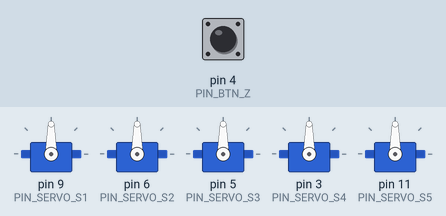
Simulated run of this sketch. Board: Arduino Uno, built with avr-gcc and run on an emulated ATmega328P. Parts: 5 × servo. The test bench sets the inputs (shaded band); at power-on: pin 4 (PIN_BTN_Z) HIGH. What the sketch prints to the serial monitor is not drawn.

Above: at 1.8 s.
1.9 s: pin 4 (PIN_BTN_Z) pulled LOW for 0.15 s
At 4.8 s:
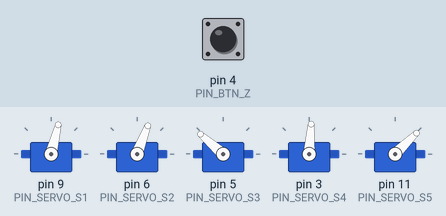
At 20.4 s:
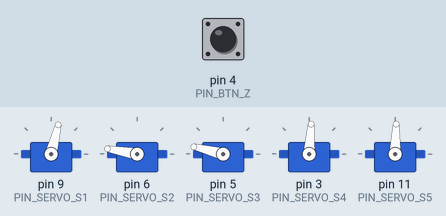
Timing chart, 0 to 21.4 s (numbered marks = the images above; inputs shaded):
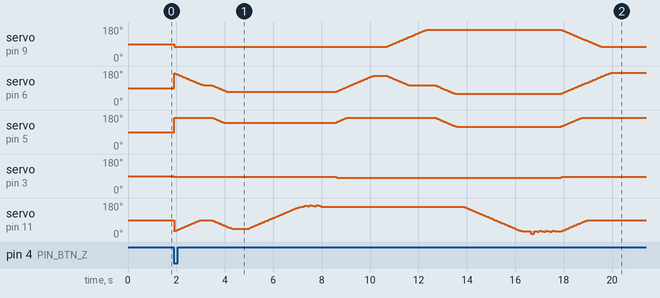

The sketch:

robot_arm.ino
```cpp
/*******************************************************
 * 5-DOF Robot Arm — Sequence Runner (Fruit Pick path)
 * (Button trigger + Strong Grip + Strong Open + Anti-buzz)
 *
 * Fixes:
 *  - No motion on boot (no setAll in setup)
 *  - Ignore button for 1s after boot (debounce/glitch guard)
 *  - FP3 pose == FP2 (S1~S4), so no dip before gripping
 *  - Start without forcing TUCK (avoid bumping fruit)
 *
 * Serial: 115200  (Serial Monitor: No line ending)
 *******************************************************/
#include <Servo.h>

// ===== Feature Switches =====
#define S5_DETACH_AFTER_GRIP 1   // 1=잡은 뒤 집게 PWM 완전 끊기(무음)
#define USE_BUTTON_TRIGGER   1   // 1=물리 버튼으로 Z 시퀀스 실행
#define GRIP_INVERT          0   // 0=기존, 1=열림/닫힘 각도 반전(하드웨어 방향 반대)
#define BTN_ACTIVE_LOW       1   // 버튼이 GND로 떨어지는 구조면 1

// ===== Pins =====
#define PIN_SERVO_S1  9
#define PIN_SERVO_S2  6
#define PIN_SERVO_S3  5
#define PIN_SERVO_S4  3
#define PIN_SERVO_S5  11
#if USE_BUTTON_TRIGGER
#define PIN_BTN_Z     4          // D4 ↔ BUTTON ↔ GND
#endif

Servo s1, s2, s3, s4, s5;

// ===== Per-joint Limits =====
const int S1_MIN=0,   S1_MAX=180;
const int S2_MIN=5,   S2_MAX=175;
const int S3_MIN=5,   S3_MAX=175;
const int S4_MIN=0,   S4_MAX=180;
const int GRIP_MIN=10, GRIP_MAX=170;

// ===== Speed / Timing =====
int STEP_DEG   = 1;
int STEP_DELAY = 18;          // 느리게: 22~28
const int GRIP_STEP_DELAY   = 20;
const unsigned POSE_HOLD_MS = 300; // 느리게: 450~600

// ===== Gripper Angles =====
const int GRIP_OPEN  = 30;
const int GRIP_CLOSE = 160;

// ===== PWM range (S5 only) =====
const int PWM_MIN_US = 540;
const int PWM_MAX_US = 2320;

// ===== Strong Grip (오버드라이브/시팅/백오프) =====
const int GRIP_OVERDRIVE_DEG = 6;
const int RELAX_DEG          = 1;
const int GRIP_FINAL_HOLD_MS = 300;
const int SIT_PULSE_DEG      = 2;
const int SIT_PULSE_MS       = 90;
const int SIT_PULSE_REPEAT   = 2;

// ===== Strong Open (오버오픈 + 펄스) =====
const int OPEN_OVER_DEG      = 12;
const int OPEN_PULSE_REPEAT  = 3;
const int OPEN_PULSE_MS      = 90;

// ===== Default "TUCK(앉은 자세)" =====
const int TUCK_S1 = 90;
const int TUCK_S2 = 60;
const int TUCK_S3 = 30;
const int TUCK_S4 = 90;

// ===== Preset poses(참고) =====
const int LIFT_S2=43, LIFT_S3=16, LIFT_S4=85;
const int ROT_S1=166, ROT_S2=43, ROT_S3=16, ROT_S4=85;
const int PLACE_S1=166, PLACE_S2=47, PLACE_S3=117, PLACE_S4=85;

// ===== Fruit-pick 시퀀스 포즈(네가 준 각도) =====
// 1) 기본자세
const int FP1_S1=76,  FP1_S2=104, FP1_S3=166, FP1_S4=86;  const int FP1_S5=88;
// 2) 열매 앞(오픈)
const int FP2_S1=76,  FP2_S2=69,  FP2_S3=139, FP2_S4=86;  const int FP2_S5=44;
// 3) 열매를 잡음(팔 자세는 FP2와 동일! ↓↓↓ 내려가지 않도록)
const int FP3_S1=76,  FP3_S2=69,  FP3_S3=139, FP3_S4=86;  const int FP3_S5=72; // (표시용)
// 4) 내려서 ‘따기’(S5 패시브 유지)
const int FP4_S1=76,  FP4_S2=155, FP4_S3=166, FP4_S4=82;  const int FP4_S5=72;
// 5) 이동 1 (패시브)
const int FP5_S1=166, FP5_S2=105, FP5_S3=166, FP5_S4=82;  const int FP5_S5=72;
// 6) 이동 2 (패시브)
const int FP6_S1=166, FP6_S2=60,  FP6_S3=119, FP6_S4=82;  const int FP6_S5=72;
// 7) 바구니에서 놓기(attach → 강력열기)
const int FP7_S1=166, FP7_S2=60,  FP7_S3=119, FP7_S4=82;  const int FP7_S5=44;
// 8) 기본자세 복귀
const int FP8_S1=76,  FP8_S2=170, FP8_S3=166, FP8_S4=86;  const int FP8_S5=88;

// ===== State =====
struct Pose { int s1=-1, s2=-1, s3=-1, s4=-1, s5=-1; };
Pose BASIC, GRIP;

int ang1=76, ang2=170, ang3=166, ang4=86, ang5=GRIP_OPEN;

#if USE_BUTTON_TRIGGER
unsigned long lastBtnChangeMs = 0;
bool btnPrev = (BTN_ACTIVE_LOW? true:false); // PULLUP 유휴=HIGH(true)
const unsigned BTN_DEBOUNCE_MS = 30;
unsigned long bootMs = 0; // 부팅 후 버튼 무시 타이머
#endif

// ===== S5 Passive Hold Guard =====
bool S5_passiveHold = false;   // true면 S5는 attach/출력 금지(놓기 직전까지)

// ===== Utils =====
inline int clamp(int x,int lo,int hi){ return x<lo?lo:(x>hi?hi:x); }
inline int clampS1(int v){ return clamp(v, S1_MIN, S1_MAX); }
inline int clampS2(int v){ return clamp(v, S2_MIN, S2_MAX); }
inline int clampS3(int v){ return clamp(v, S3_MIN, S3_MAX); }
inline int clampS4(int v){ return clamp(v, S4_MIN, S4_MAX); }
inline int clampS5(int v){ return clamp(v, GRIP_MIN, GRIP_MAX); }

inline int applyGripInvert(int deg){
#if GRIP_INVERT
  return 180 - deg;
#else
  return deg;
#endif
}

inline void writeXYZWOnly(){ s1.write(ang1); s2.write(ang2); s3.write(ang3); s4.write(ang4); }
inline void writeAll(){
  writeXYZWOnly();
  if (!S5_passiveHold && s5.attached()){
    s5.write(applyGripInvert(ang5));
  }
}

inline void setAll(int a1,int a2,int a3,int a4,int a5){
  ang1=clampS1(a1); ang2=clampS2(a2); ang3=clampS3(a3); ang4=clampS4(a4); ang5=clampS5(a5);
  writeAll();
}

inline void forceS5DetachPassive(){
#if S5_DETACH_AFTER_GRIP
  if (s5.attached()) s5.detach();
  S5_passiveHold = true;
#endif
}

inline void ensureS5Attached(){
#if S5_DETACH_AFTER_GRIP
  if(!s5.attached()) s5.attach(PIN_SERVO_S5, PWM_MIN_US, PWM_MAX_US);
  S5_passiveHold = false;
#endif
}

inline void writeS5Deg(int deg){
  deg = clampS5(deg);
  if (!S5_passiveHold){ s5.write(applyGripInvert(deg)); }
  ang5 = deg;
}

inline void writeS5USFromDeg(int deg){
  deg = clampS5(deg);
  long us = map(applyGripInvert(deg), 0, 180, PWM_MIN_US, PWM_MAX_US);
  if (!S5_passiveHold){ s5.writeMicroseconds(us); }
  ang5 = deg;
}

void moveToBlocking(int t1,int t2,int t3,int t4,int t5){
  t1=clampS1(t1);
  t2=clampS2(t2);
  t3=clampS3(t3);
  t4=clampS4(t4);

  if (S5_passiveHold) {
    t5 = ang5; // 패시브 중 S5 불변
  } else {
    t5=clampS5(t5);
    if (t5 != ang5) ensureS5Attached();
  }

  while(ang1!=t1 || ang2!=t2 || ang3!=t3 || ang4!=t4 || ang5!=t5){
    if(ang1<t1) ang1=min(ang1+STEP_DEG,t1); else if(ang1>t1) ang1=max(ang1-STEP_DEG,t1);
    if(ang2<t2) ang2=min(ang2+STEP_DEG,t2); else if(ang2>t2) ang2=max(ang2-STEP_DEG,t2);
    if(ang3<t3) ang3=min(ang3+STEP_DEG,t3); else if(ang3>t3) ang3=max(ang3-STEP_DEG,t3);
    if(ang4<t4) ang4=min(ang4+STEP_DEG,t4); else if(ang4>t4) ang4=max(ang4-STEP_DEG,t4);

    if (!S5_passiveHold){
      if(ang5<t5) ang5=min(ang5+STEP_DEG,t5); else if(ang5>t5) ang5=max(ang5-STEP_DEG,t5);
    }

    writeAll();

    int d1=abs(t1-ang1), d2=abs(t2-ang2), d3=abs(t3-ang3), d4=abs(t4-ang4);
    int d5 = S5_passiveHold ? 0 : abs(t5-ang5);
    int dmax = max(max(d1,d2), max(d3, max(d4, d5)));
    int baseDelay = (!S5_passiveHold && (t5!=ang5))
                    ? ((d5<=8)? max(GRIP_STEP_DELAY, STEP_DELAY): STEP_DELAY)
                    : STEP_DELAY;
    if (dmax <= 8) delay(baseDelay + 6);
    else           delay(baseDelay);
  }
}

void moveAndHold(int t1,int t2,int t3,int t4,int t5, unsigned holdMs){
  moveToBlocking(t1,t2,t3,t4,t5);
  delay(holdMs);
}

void settleAt(int t1,int t2,int t3,int t4,int t5, unsigned holdMs=180, int repeats=1){
  for(int i=0;i<repeats; ++i){
    moveToBlocking(t1,t2,t3,t4,t5);
    delay(holdMs);
  }
}

// ===== TUCK(앉은 자세) =====
void goTuck(unsigned hold=150){
  moveToBlocking(TUCK_S1, TUCK_S2, TUCK_S3, TUCK_S4, ang5);
  delay(hold);
}

// ===== Grip Open/Close =====
void openGrip(unsigned holdOpenMs=250){
  ensureS5Attached();

  moveToBlocking(ang1, ang2, ang3, ang4, GRIP_OPEN);
  delay(holdOpenMs);

  int overOpen = clampS5(GRIP_OPEN - OPEN_OVER_DEG);
  s5.write(applyGripInvert(overOpen));  ang5 = overOpen;  delay(140);
  s5.write(applyGripInvert(GRIP_OPEN)); ang5 = GRIP_OPEN; delay(120);

  long usOpen = map(applyGripInvert(GRIP_OPEN), 0, 180, PWM_MIN_US, PWM_MAX_US);
  for(int i=0;i<OPEN_PULSE_REPEAT;i++){
    s5.writeMicroseconds(usOpen - 20); delay(OPEN_PULSE_MS);
    s5.writeMicroseconds(usOpen + 20); delay(OPEN_PULSE_MS);
    s5.writeMicroseconds(usOpen);      delay(OPEN_PULSE_MS);
  }
  delay(180);
}

void gripCloseWithRelief(){
  ensureS5Attached();

  int base = clampS5(GRIP_CLOSE);
  moveToBlocking(ang1, ang2, ang3, ang4, base);
  delay(120);

  int over = clampS5(base + GRIP_OVERDRIVE_DEG);
  writeS5Deg(over); delay(140);

  for(int k=0;k<SIT_PULSE_REPEAT;k++){
    writeS5Deg(over - SIT_PULSE_DEG); delay(SIT_PULSE_MS);
    writeS5Deg(over + SIT_PULSE_DEG); delay(SIT_PULSE_MS);
    writeS5Deg(over);                 delay(SIT_PULSE_MS);
  }

  int relax = clampS5(base - RELAX_DEG);
  writeS5Deg(relax);
  delay(GRIP_FINAL_HOLD_MS);

#if S5_DETACH_AFTER_GRIP
  forceS5DetachPassive();   // 이후 놓기 전까지 S5 금지
#endif
}

void printHelp(){
  Serial.println(F("\n=== Robot Arm (Strong Grip + Strong Open + Button trigger) ==="));
  Serial.println(F("Z : Run sequence (same as Button)"));
  Serial.println(F("C : Print current angles (S1..S5)"));
  Serial.println(F("B : Save BASIC pose (current)"));
  Serial.println(F("J : Save GRIP  pose (current)"));
  Serial.println(F("O : Open gripper"));
  Serial.println(F("P : Close gripper (strong)"));
  Serial.println(F("H : Help"));
}

void printCurrent(){
  Serial.print(F("CUR S1..S5 = "));
  Serial.print(ang1); Serial.print(',');
  Serial.print(ang2); Serial.print(',');
  Serial.print(ang3); Serial.print(',');
  Serial.print(ang4); Serial.print(',');
  Serial.println(ang5);
}

// ===== 메인 시퀀스(Z) =====
void runSequenceZ(){
  Serial.println(F("Running sequence (Z) — Fruit pick path..."));

  // (중요) 시작 시 TUCK으로 강제 이동하지 않음
  // goTuck(120);

  // 1) 기본자세(오픈 유지)
  moveAndHold(FP1_S1, FP1_S2, FP1_S3, FP1_S4, FP1_S5, POSE_HOLD_MS);

  // 2) 열매 앞(오픈)
  moveAndHold(FP2_S1, FP2_S2, FP2_S3, FP2_S4, FP2_S5, POSE_HOLD_MS);

  // 3) 열매를 잡음(포지셔닝만; 아직 안 잡음 — 오픈 유지)
  moveAndHold(FP3_S1, FP3_S2, FP3_S3, FP3_S4, ang5 /*keep open*/, POSE_HOLD_MS);

  // → 여기서 뒤에 실제로 잡기 수행 (강력 닫기 + DETACH 시작)
  gripCloseWithRelief();       // S5 DETACH + S5_passiveHold=true
  delay(POSE_HOLD_MS);         // 그립 안정화

  // 4) 내려서 ‘따기’ (S5 패시브 유지)
  moveAndHold(FP4_S1, FP4_S2, FP4_S3, FP4_S4, ang5/*ignored*/, POSE_HOLD_MS + 200);

  // 5) 이동 1 (패시브)
  moveAndHold(FP5_S1, FP5_S2, FP5_S3, FP5_S4, ang5/*ignored*/, POSE_HOLD_MS);

  // 6) 이동 2 (패시브)
  moveAndHold(FP6_S1, FP6_S2, FP6_S3, FP6_S4, ang5/*ignored*/, POSE_HOLD_MS);

  // 7) 바구니 위치 → attach 보장 → 강력 열기(놓기)
  moveToBlocking(FP7_S1, FP7_S2, FP7_S3, FP7_S4, ang5/*ignored*/);
  ensureS5Attached();          // 패시브 해제
  openGrip(300);               // 강력 열기(오버오픈+펄스 포함)

  // 8) 기본자세 복귀
  moveAndHold(FP8_S1, FP8_S2, FP8_S3, FP8_S4, FP8_S5, POSE_HOLD_MS);

  Serial.println(F("Done."));
}

// ===== Setup / Loop =====
void setup(){
  Serial.begin(115200);
  unsigned long t0=millis(); while(!Serial && millis()-t0<2000){}

#if USE_BUTTON_TRIGGER
  pinMode(PIN_BTN_Z, INPUT_PULLUP); // D4 ↔ 버튼 ↔ GND
#endif

  s1.attach(PIN_SERVO_S1);
  s2.attach(PIN_SERVO_S2);
  s3.attach(PIN_SERVO_S3);
  s4.attach(PIN_SERVO_S4);
  s5.attach(PIN_SERVO_S5, PWM_MIN_US, PWM_MAX_US); // attach만, 이동 없음

  // ★ 부팅 시 절대 이동하지 않음 (setAll 삭제)
  // 필요하면 현재 자세를 읽어 ang1~ang5 변수만 보정해도 OK

#if USE_BUTTON_TRIGGER
  bootMs = millis(); // 부팅 후 1초 버튼 무시
#endif

  Serial.println(F("Ready. (115200 / No line ending)"));
  printHelp();
}

void loop(){
#if USE_BUTTON_TRIGGER
  // ★ 부팅 후 1초 동안 버튼 무시 (글리치 방지)
  if (millis() - bootMs < 1000) return;

  bool btnNow = digitalRead(PIN_BTN_Z);
  bool pressed = BTN_ACTIVE_LOW ? (btnNow == LOW) : (btnNow == HIGH);
  if ((btnNow != btnPrev) && (millis() - lastBtnChangeMs > BTN_DEBOUNCE_MS)){
    lastBtnChangeMs = millis();
    btnPrev = btnNow;
    if (pressed){
      Serial.println(F("[BUTTON] Z trigger"));
      runSequenceZ();
    }
  }
#endif
}
```
